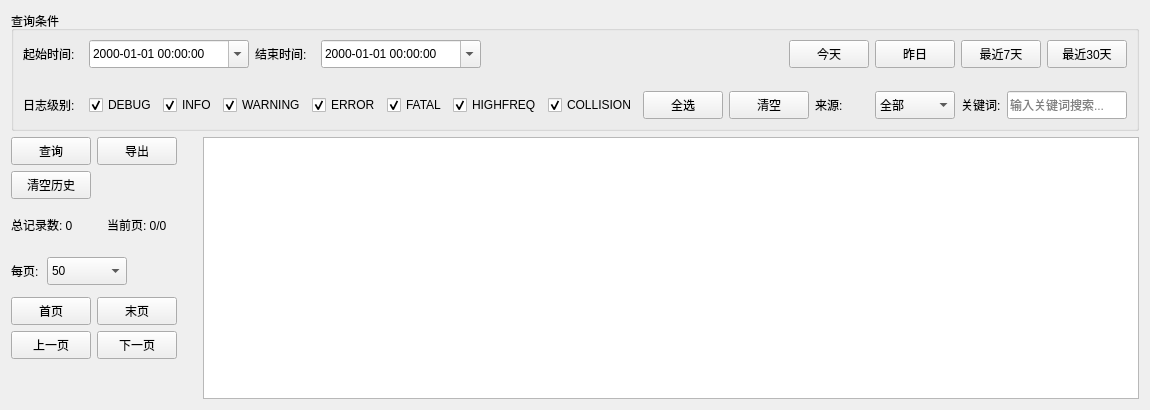
      <widget class="QWidget" name="historyLogsTab">
       <attribute name="title">
        <string>历史日志</string>
       </attribute>
       <layout class="QGridLayout" name="gridLayout_21">
        <item row="0" column="0">
         <widget class="QGroupBox" name="queryGroupBox">
          <property name="minimumSize">
           <size>
            <width>0</width>
            <height>120</height>
           </size>
          </property>
          <property name="maximumSize">
           <size>
            <width>16777215</width>
            <height>120</height>
           </size>
          </property>
          <property name="title">
           <string>查询条件</string>
          </property>
          <layout class="QGridLayout" name="gridLayout_6">
           <item row="1" column="0">
            <spacer name="verticalSpacer_2">
             <property name="orientation">
              <enum>Qt::Vertical</enum>
             </property>
             <property name="sizeHint" stdset="0">
              <size>
               <width>1104</width>
               <height>8</height>
              </size>
             </property>
            </spacer>
           </item>
           <item row="0" column="0">
            <layout class="QGridLayout" name="gridLayout_7">
             <item row="0" column="0">
              <widget class="QLabel" name="labelStartTime">
               <property name="minimumSize">
                <size>
                 <width>60</width>
                 <height>28</height>
                </size>
               </property>
               <property name="maximumSize">
                <size>
                 <width>60</width>
                 <height>28</height>
                </size>
               </property>
               <property name="text">
                <string>起始时间:</string>
               </property>
              </widget>
             </item>
             <item row="0" column="1">
              <widget class="QDateTimeEdit" name="startDateTimeEdit">
               <property name="minimumSize">
                <size>
                 <width>160</width>
                 <height>28</height>
                </size>
               </property>
               <property name="maximumSize">
                <size>
                 <width>160</width>
                 <height>28</height>
                </size>
               </property>
               <property name="displayFormat">
                <string>yyyy-MM-dd HH:mm:ss</string>
               </property>
               <property name="calendarPopup">
                <bool>true</bool>
               </property>
              </widget>
             </item>
             <item row="0" column="2">
              <widget class="QLabel" name="labelEndTime">
               <property name="minimumSize">
                <size>
                 <width>60</width>
                 <height>28</height>
                </size>
               </property>
               <property name="maximumSize">
                <size>
                 <width>60</width>
                 <height>28</height>
                </size>
               </property>
               <property name="text">
                <string>结束时间:</string>
               </property>
              </widget>
             </item>
             <item row="0" column="3">
              <widget class="QDateTimeEdit" name="endDateTimeEdit">
               <property name="minimumSize">
                <size>
                 <width>160</width>
                 <height>28</height>
                </size>
               </property>
               <property name="maximumSize">
                <size>
                 <width>160</width>
                 <height>28</height>
                </size>
               </property>
               <property name="displayFormat">
                <string>yyyy-MM-dd HH:mm:ss</string>
               </property>
               <property name="calendarPopup">
                <bool>true</bool>
               </property>
              </widget>
             </item>
             <item row="0" column="4">
              <spacer name="horizontalSpacer_3">
               <property name="orientation">
                <enum>Qt::Horizontal</enum>
               </property>
               <property name="sizeHint" stdset="0">
                <size>
                 <width>40</width>
                 <height>20</height>
                </size>
               </property>
              </spacer>
             </item>
             <item row="0" column="5">
              <widget class="QPushButton" name="todayButton">
               <property name="minimumSize">
                <size>
                 <width>80</width>
                 <height>28</height>
                </size>
               </property>
               <property name="maximumSize">
                <size>
                 <width>80</width>
                 <height>28</height>
                </size>
               </property>
               <property name="text">
                <string>今天</string>
               </property>
              </widget>
             </item>
             <item row="0" column="6">
              <widget class="QPushButton" name="yesterdayButton">
               <property name="minimumSize">
                <size>
                 <width>80</width>
                 <height>28</height>
                </size>
               </property>
               <property name="maximumSize">
                <size>
                 <width>80</width>
                 <height>28</height>
                </size>
               </property>
               <property name="text">
                <string>昨日</string>
               </property>
              </widget>
             </item>
             <item row="0" column="7">
              <widget class="QPushButton" name="last7DaysButton">
               <property name="minimumSize">
                <size>
                 <width>80</width>
                 <height>28</height>
                </size>
               </property>
               <property name="maximumSize">
                <size>
                 <width>80</width>
                 <height>28</height>
                </size>
               </property>
               <property name="text">
                <string>最近7天</string>
               </property>
              </widget>
             </item>
             <item row="0" column="8">
              <widget class="QPushButton" name="last30DaysButton">
               <property name="minimumSize">
                <size>
                 <width>80</width>
                 <height>28</height>
                </size>
               </property>
               <property name="maximumSize">
                <size>
                 <width>80</width>
                 <height>28</height>
                </size>
               </property>
               <property name="text">
                <string>最近30天</string>
               </property>
              </widget>
             </item>
            </layout>
           </item>
           <item row="2" column="0">
            <layout class="QGridLayout" name="gridLayout_13">
             <item row="0" column="0">
              <widget class="QLabel" name="labelLogLevel">
               <property name="minimumSize">
                <size>
                 <width>60</width>
                 <height>28</height>
                </size>
               </property>
               <property name="maximumSize">
                <size>
                 <width>60</width>
                 <height>28</height>
                </size>
               </property>
               <property name="text">
                <string>日志级别:</string>
               </property>
              </widget>
             </item>
             <item row="0" column="1">
              <widget class="QCheckBox" name="historyDebugCheckBox">
               <property name="text">
                <string>DEBUG</string>
               </property>
               <property name="checked">
                <bool>true</bool>
               </property>
              </widget>
             </item>
             <item row="0" column="2">
              <widget class="QCheckBox" name="historyInfoCheckBox">
               <property name="text">
                <string>INFO</string>
               </property>
               <property name="checked">
                <bool>true</bool>
               </property>
              </widget>
             </item>
             <item row="0" column="3">
              <widget class="QCheckBox" name="historyWarningCheckBox">
               <property name="text">
                <string>WARNING</string>
               </property>
               <property name="checked">
                <bool>true</bool>
               </property>
              </widget>
             </item>
             <item row="0" column="4">
              <widget class="QCheckBox" name="historyErrorCheckBox">
               <property name="text">
                <string>ERROR</string>
               </property>
               <property name="checked">
                <bool>true</bool>
               </property>
              </widget>
             </item>
             <item row="0" column="5">
              <widget class="QCheckBox" name="historyFatalCheckBox">
               <property name="text">
                <string>FATAL</string>
               </property>
               <property name="checked">
                <bool>true</bool>
               </property>
              </widget>
             </item>
             <item row="0" column="6">
              <widget class="QCheckBox" name="historyHighFreqCheckBox">
               <property name="text">
                <string>HIGHFREQ</string>
               </property>
               <property name="checked">
                <bool>true</bool>
               </property>
              </widget>
             </item>
             <item row="0" column="7">
              <widget class="QCheckBox" name="historyCollisionCheckBox">
               <property name="text">
                <string>COLLISION</string>
               </property>
               <property name="checked">
                <bool>true</bool>
               </property>
              </widget>
             </item>
             <item row="0" column="8">
              <widget class="QPushButton" name="selectAllLevelsButton">
               <property name="minimumSize">
                <size>
                 <width>80</width>
                 <height>28</height>
                </size>
               </property>
               <property name="maximumSize">
                <size>
                 <width>80</width>
                 <height>28</height>
                </size>
               </property>
               <property name="text">
                <string>全选</string>
               </property>
              </widget>
             </item>
             <item row="0" column="9">
              <widget class="QPushButton" name="deselectAllLevelsButton">
               <property name="minimumSize">
                <size>
                 <width>80</width>
                 <height>28</height>
                </size>
               </property>
               <property name="maximumSize">
                <size>
                 <width>80</width>
                 <height>28</height>
                </size>
               </property>
               <property name="text">
                <string>清空</string>
               </property>
              </widget>
             </item>
             <item row="0" column="10">
              <spacer name="horizontalSpacer">
               <property name="orientation">
                <enum>Qt::Horizontal</enum>
               </property>
               <property name="sizeHint" stdset="0">
                <size>
                 <width>40</width>
                 <height>20</height>
                </size>
               </property>
              </spacer>
             </item>
             <item row="0" column="10">
              <widget class="QLabel" name="labelSource">
               <property name="minimumSize">
                <size>
                 <width>30</width>
                 <height>28</height>
                </size>
               </property>
               <property name="maximumSize">
                <size>
                 <width>30</width>
                 <height>28</height>
                </size>
               </property>
               <property name="text">
                <string>来源:</string>
               </property>
              </widget>
             </item>
             <item row="0" column="11">
              <widget class="QComboBox" name="sourceComboBox">
               <property name="minimumSize">
                <size>
                 <width>80</width>
                 <height>28</height>
                </size>
               </property>
               <property name="maximumSize">
                <size>
                 <width>80</width>
                 <height>28</height>
                </size>
               </property>
               <item>
                <property name="text">
                 <string>全部</string>
                </property>
               </item>
               <item>
                <property name="text">
                 <string>SystemMonitor</string>
                </property>
               </item>
               <item>
                <property name="text">
                 <string>Navigation</string>
                </property>
               </item>
               <item>
                <property name="text">
                 <string>Robot</string>
                </property>
               </item>
              </widget>
             </item>
             <item row="0" column="12">
              <widget class="QLabel" name="labelKeyword">
               <property name="minimumSize">
                <size>
                 <width>40</width>
                 <height>28</height>
                </size>
               </property>
               <property name="maximumSize">
                <size>
                 <width>40</width>
                 <height>28</height>
                </size>
               </property>
               <property name="text">
                <string>关键词:</string>
               </property>
              </widget>
             </item>
             <item row="0" column="13">
              <widget class="QLineEdit" name="keywordLineEdit">
               <property name="minimumSize">
                <size>
                 <width>120</width>
                 <height>28</height>
                </size>
               </property>
               <property name="maximumSize">
                <size>
                 <width>120</width>
                 <height>28</height>
                </size>
               </property>
               <property name="placeholderText">
                <string>输入关键词搜索...</string>
               </property>
              </widget>
             </item>
            </layout>
           </item>
          </layout>
         </widget>
        </item>
        <item row="1" column="0">
         <layout class="QGridLayout" name="gridLayout_15">
          <item row="0" column="0">
           <layout class="QGridLayout" name="gridLayout_14">
            <item row="0" column="0">
             <layout class="QGridLayout" name="gridLayout_8">
              <item row="0" column="0" colspan="2">
               <widget class="QPushButton" name="queryButton">
                <property name="minimumSize">
                 <size>
                  <width>80</width>
                  <height>28</height>
                 </size>
                </property>
                <property name="maximumSize">
                 <size>
                  <width>80</width>
                  <height>28</height>
                 </size>
                </property>
                <property name="text">
                 <string>查询</string>
                </property>
                <property name="autoDefault">
                 <bool>false</bool>
                </property>
               </widget>
              </item>
              <item row="0" column="2" colspan="2">
               <widget class="QPushButton" name="exportButton">
                <property name="minimumSize">
                 <size>
                  <width>80</width>
                  <height>28</height>
                 </size>
                </property>
                <property name="maximumSize">
                 <size>
                  <width>80</width>
                  <height>28</height>
                 </size>
                </property>
                <property name="text">
                 <string>导出</string>
                </property>
               </widget>
              </item>
              <item row="1" column="0" colspan="2">
               <widget class="QPushButton" name="clearHistoryButton">
                <property name="minimumSize">
                 <size>
                  <width>80</width>
                  <height>28</height>
                 </size>
                </property>
                <property name="maximumSize">
                 <size>
                  <width>80</width>
                  <height>28</height>
                 </size>
                </property>
                <property name="text">
                 <string>清空历史</string>
                </property>
               </widget>
              </item>
              <item row="2" column="0" colspan="3">
               <widget class="QLabel" name="totalCountLabel">
                <property name="minimumSize">
                 <size>
                  <width>90</width>
                  <height>40</height>
                 </size>
                </property>
                <property name="maximumSize">
                 <size>
                  <width>90</width>
                  <height>40</height>
                 </size>
                </property>
                <property name="text">
                 <string>总记录数: 0</string>
                </property>
               </widget>
              </item>
              <item row="2" column="3">
               <widget class="QLabel" name="pageInfoLabel">
                <property name="minimumSize">
                 <size>
                  <width>90</width>
                  <height>40</height>
                 </size>
                </property>
                <property name="maximumSize">
                 <size>
                  <width>90</width>
                  <height>40</height>
                 </size>
                </property>
                <property name="text">
                 <string>当前页: 0/0</string>
                </property>
               </widget>
              </item>
              <item row="3" column="0">
               <widget class="QLabel" name="labelPageSize">
                <property name="minimumSize">
                 <size>
                  <width>30</width>
                  <height>40</height>
                 </size>
                </property>
                <property name="maximumSize">
                 <size>
                  <width>30</width>
                  <height>40</height>
                 </size>
                </property>
                <property name="text">
                 <string>每页:</string>
                </property>
               </widget>
              </item>
              <item row="3" column="1" colspan="3">
               <widget class="QComboBox" name="pageSizeComboBox">
                <property name="minimumSize">
                 <size>
                  <width>80</width>
                  <height>28</height>
                 </size>
                </property>
                <property name="maximumSize">
                 <size>
                  <width>80</width>
                  <height>28</height>
                 </size>
                </property>
                <item>
                 <property name="text">
                  <string>50</string>
                 </property>
                </item>
                <item>
                 <property name="text">
                  <string>100</string>
                 </property>
                </item>
                <item>
                 <property name="text">
                  <string>200</string>
                 </property>
                </item>
                <item>
                 <property name="text">
                  <string>500</string>
                 </property>
                </item>
               </widget>
              </item>
              <item row="4" column="0" colspan="2">
               <widget class="QPushButton" name="firstPageButton">
                <property name="minimumSize">
                 <size>
                  <width>80</width>
                  <height>28</height>
                 </size>
                </property>
                <property name="maximumSize">
                 <size>
                  <width>80</width>
                  <height>28</height>
                 </size>
                </property>
                <property name="text">
                 <string>首页</string>
                </property>
               </widget>
              </item>
              <item row="4" column="2" colspan="2">
               <widget class="QPushButton" name="lastPageButton">
                <property name="minimumSize">
                 <size>
                  <width>80</width>
                  <height>28</height>
                 </size>
                </property>
                <property name="maximumSize">
                 <size>
                  <width>80</width>
                  <height>28</height>
                 </size>
                </property>
                <property name="text">
                 <string>末页</string>
                </property>
               </widget>
              </item>
              <item row="5" column="0" colspan="2">
               <widget class="QPushButton" name="prevPageButton">
                <property name="minimumSize">
                 <size>
                  <width>80</width>
                  <height>28</height>
                 </size>
                </property>
                <property name="maximumSize">
                 <size>
                  <width>80</width>
                  <height>28</height>
                 </size>
                </property>
                <property name="text">
                 <string>上一页</string>
                </property>
               </widget>
              </item>
              <item row="5" column="2" colspan="2">
               <widget class="QPushButton" name="nextPageButton">
                <property name="minimumSize">
                 <size>
                  <width>80</width>
                  <height>28</height>
                 </size>
                </property>
                <property name="maximumSize">
                 <size>
                  <width>80</width>
                  <height>28</height>
                 </size>
                </property>
                <property name="text">
                 <string>下一页</string>
                </property>
               </widget>
              </item>
             </layout>
            </item>
            <item row="1" column="0">
             <spacer name="verticalSpacer_3">
              <property name="orientation">
               <enum>Qt::Vertical</enum>
              </property>
              <property name="sizeHint" stdset="0">
               <size>
                <width>20</width>
                <height>40</height>
               </size>
              </property>
             </spacer>
            </item>
           </layout>
          </item>
          <item row="0" column="1">
           <widget class="QTableView" name="historyLogTableView">
            <property name="editTriggers">
             <set>QAbstractItemView::NoEditTriggers</set>
            </property>
            <property name="selectionMode">
             <enum>QAbstractItemView::SingleSelection</enum>
            </property>
            <property name="selectionBehavior">
             <enum>QAbstractItemView::SelectRows</enum>
            </property>
            <property name="wordWrap">
             <bool>false</bool>
            </property>
           </widget>
          </item>
         </layout>
        </item>
       </layout>
      </widget>
